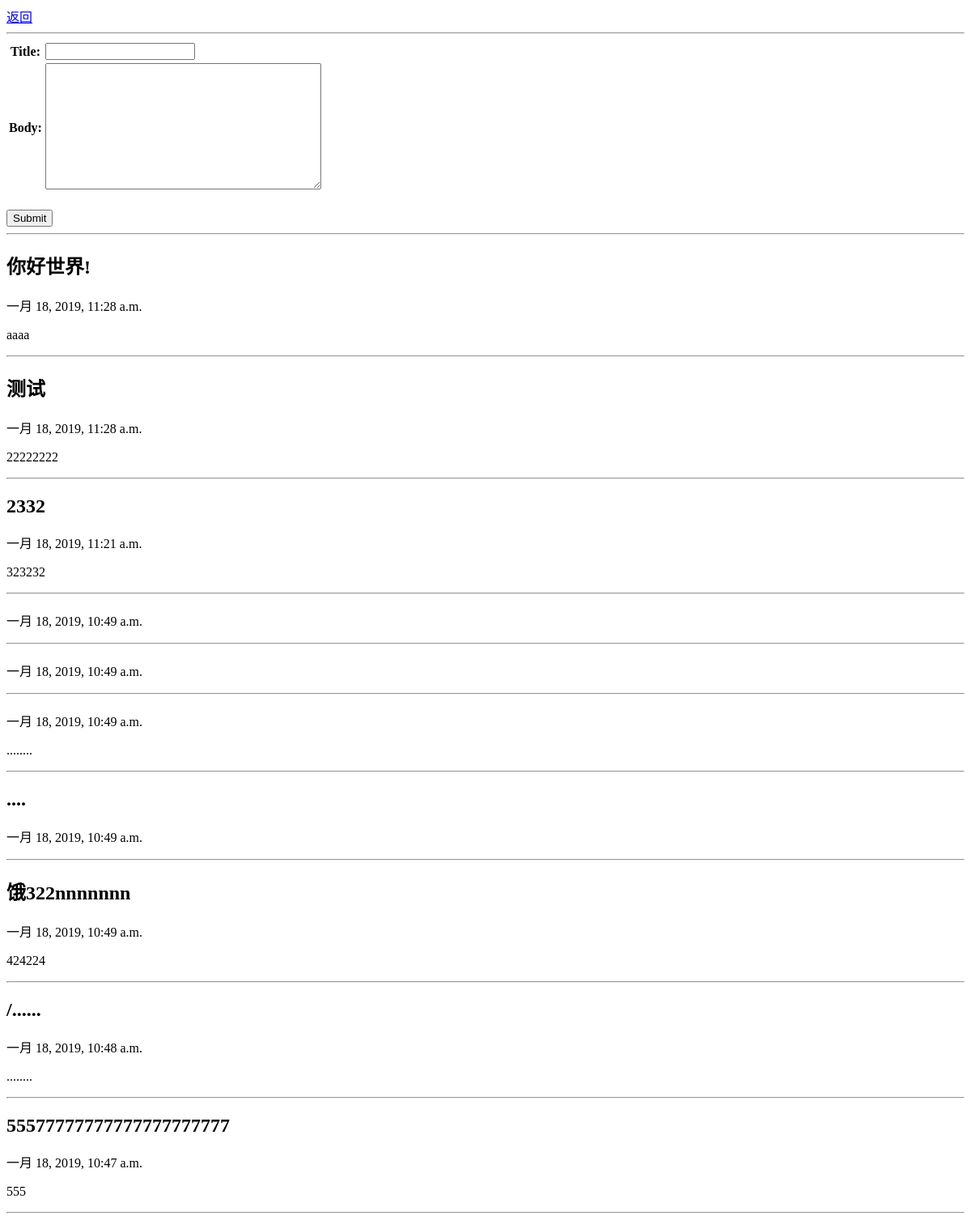
/blog/, run on an earlier commit of the app's database.
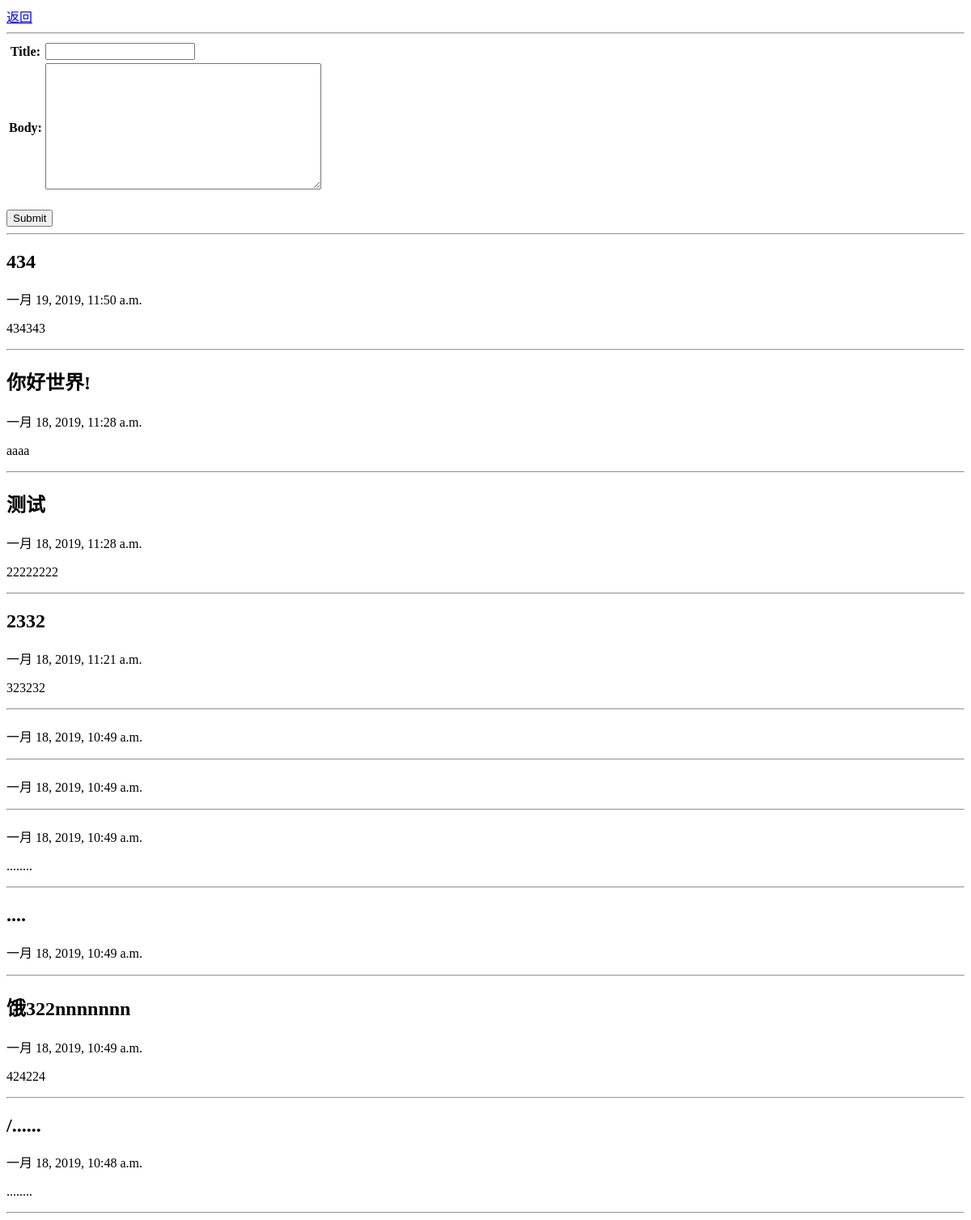
And on a later commit of the database.
### blog/models.py (models this page shows)
class BlogPost(models.Model):
    title = models.CharField(max_length=150)
    body = models.TextField()
    timestamp = models.DateTimeField()
    class Meta:
        ordering = ('-timestamp',)  # 为元组或者列表

### blog/views.py (the view)
# urls.py: path('blog/', views.archive),
def archive(request):
    posts = BlogPost.objects.all()[:10]  # 倒序排列
    content = {
        "posts": posts,
        "form": BlogPostForm()
    }
    return render(request, 'archive.html', content)

### blog/models.py
class BlogPostForm(forms.ModelForm):
    class Meta:
        model = BlogPost
        exclude = ('timestamp',)

### blog/templates/archive.html (shortened to what this page needs)
<!DOCTYPE html>
<html lang="en">
<head>
</head>
<body>
    <a href="/">返回</a>
    <hr>
    <form action="create/" method="post">
        <table>{{ form }}</table>
        <br>
        <input type="submit">
    </form>
    <hr>
    {% for post in posts %}
    <h2>{{ post.title }}</h2>
    <p>{{ post.timestamp }}</p>
    <p>{{ post.body }}</p>
    <hr>
    {% endfor %}
</body>
</html>

What changed in the data, as far as the page shows it:
no longer on this page (row unchanged): BlogPost: title "55577777777777777777777", timestamp "一月 18, 2019, 10:47 a.m.", body "555"
added BlogPost: title "434", timestamp "一月 19, 2019, 11:50 a.m.", body "434343"
